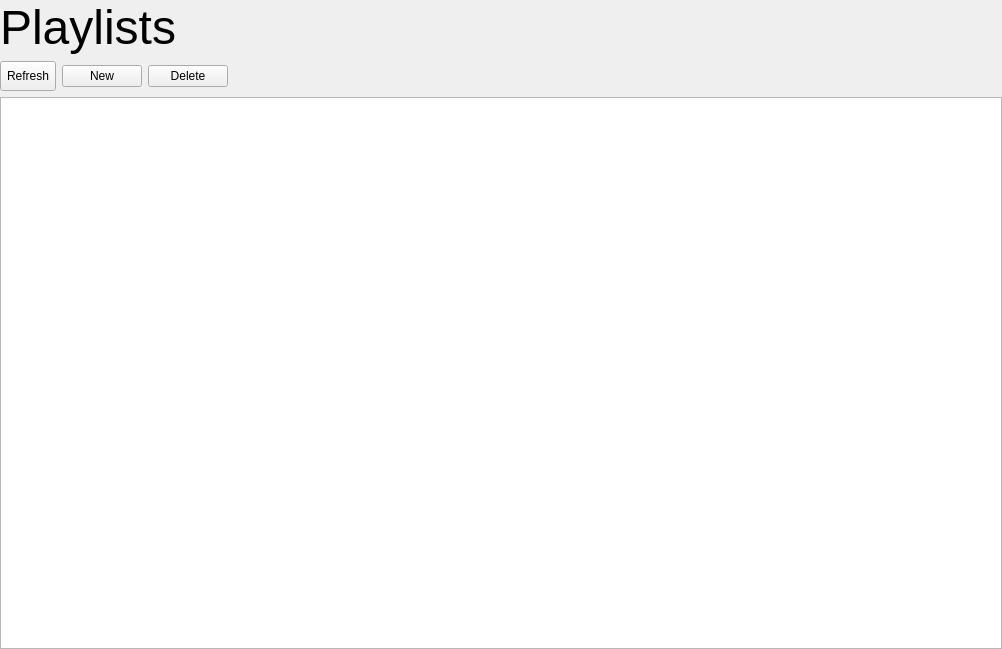
<?xml version="1.0" encoding="UTF-8"?>
<ui version="4.0">
 <class>PlaylistsPage</class>
 <widget class="QWidget" name="PlaylistsPage">
  <property name="geometry">
   <rect>
    <x>0</x>
    <y>0</y>
    <width>1002</width>
    <height>649</height>
   </rect>
  </property>
  <property name="windowTitle">
   <string>Form</string>
  </property>
  <layout class="QVBoxLayout" name="verticalLayout">
   <property name="leftMargin">
    <number>0</number>
   </property>
   <property name="topMargin">
    <number>0</number>
   </property>
   <property name="rightMargin">
    <number>0</number>
   </property>
   <property name="bottomMargin">
    <number>0</number>
   </property>
   <item>
    <layout class="QHBoxLayout" name="horizontalLayout">
     <item>
      <widget class="QLabel" name="label">
       <property name="font">
        <font>
         <pointsize>36</pointsize>
        </font>
       </property>
       <property name="text">
        <string>Playlists</string>
       </property>
      </widget>
     </item>
     <item>
      <spacer name="horizontalSpacer">
       <property name="orientation">
        <enum>Qt::Horizontal</enum>
       </property>
       <property name="sizeHint" stdset="0">
        <size>
         <width>40</width>
         <height>20</height>
        </size>
       </property>
      </spacer>
     </item>
    </layout>
   </item>
   <item>
    <layout class="QHBoxLayout" name="horizontalLayout_2">
     <item>
      <widget class="QToolButton" name="refreshButton">
       <property name="sizePolicy">
        <sizepolicy hsizetype="Fixed" vsizetype="Fixed">
         <horstretch>0</horstretch>
         <verstretch>0</verstretch>
        </sizepolicy>
       </property>
       <property name="minimumSize">
        <size>
         <width>30</width>
         <height>30</height>
        </size>
       </property>
       <property name="text">
        <string>Refresh</string>
       </property>
      </widget>
     </item>
     <item>
      <widget class="QPushButton" name="pushButton">
       <property name="text">
        <string>New</string>
       </property>
      </widget>
     </item>
     <item>
      <widget class="QPushButton" name="pushButton_2">
       <property name="text">
        <string>Delete</string>
       </property>
      </widget>
     </item>
     <item>
      <spacer name="horizontalSpacer_2">
       <property name="orientation">
        <enum>Qt::Horizontal</enum>
       </property>
       <property name="sizeHint" stdset="0">
        <size>
         <width>40</width>
         <height>20</height>
        </size>
       </property>
      </spacer>
     </item>
    </layout>
   </item>
   <item>
    <widget class="AnchorTableView" name="tableView"/>
   </item>
  </layout>
 </widget>
 <customwidgets>
  <customwidget>
   <class>AnchorTableView</class>
   <extends>QTableView</extends>
   <header location="global">anchortableview.h</header>
  </customwidget>
 </customwidgets>
 <resources/>
 <connections/>
</ui>
